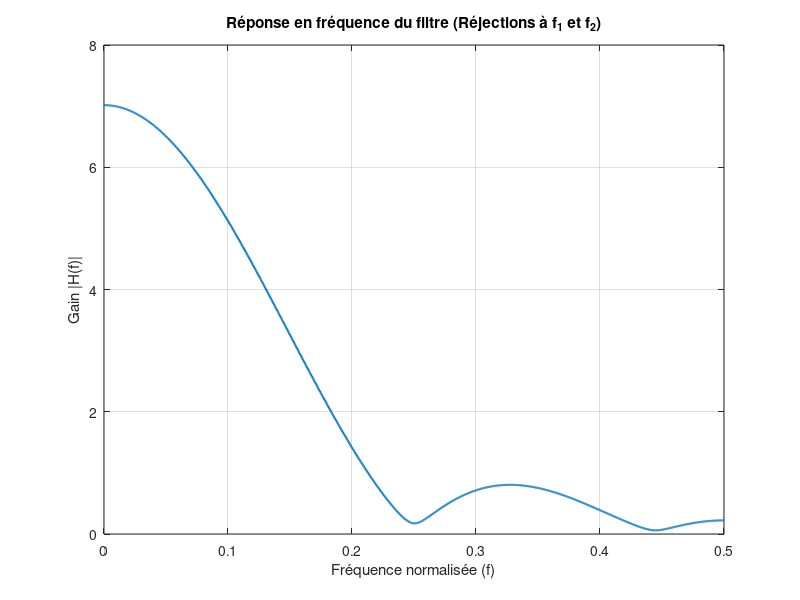

Recreate this plot in MATLAB.
clear;
clc;

%%%%%%%%% Étape 2.2.1 : %%%%%%%%%

%% génération bbgc :

N = 2000;
m = 0;
sigma_carre = 1;
x = abs(sqrt(sigma_carre) + randn(1,N) + m);

%% création du filtre : 

f_1 = 1/4;
f_2 = 4/9;
R = 0;
r = 0.95;

%%% pôles

p_1 = R*exp(1i*2*pi*f_1);
p_2 = R*exp(1i*2*pi*f_2);

%%% zéros

z_1 = r*exp(1i*2*pi*f_1);
z_2 = conj(z_1);
z_3 = r*exp(1i*2*pi*f_2);
z_4 = conj(z_3);

%%% Numérateur

Zeros = [z_1 z_2 z_3 z_4];
B = poly(Zeros);

%%% Dénominateur : 
A = 1;

%% filtrage : 
y = filter(B,A,x);


%% Affichage de la réponse en fréquence (Réjections)
figure;
fn = 0 : 1/N : 1/2; 

H = freqz(B, A, 2*pi*fn);

% Affichage du module (l'amplitude) du filtre
plot(fn, abs(H), 'LineWidth', 1.5);
grid on;
xlabel('Fréquence normalisée (f)');
ylabel('Gain |H(f)|');
title('Réponse en fréquence du filtre (Réjections à f_1 et f_2)');
